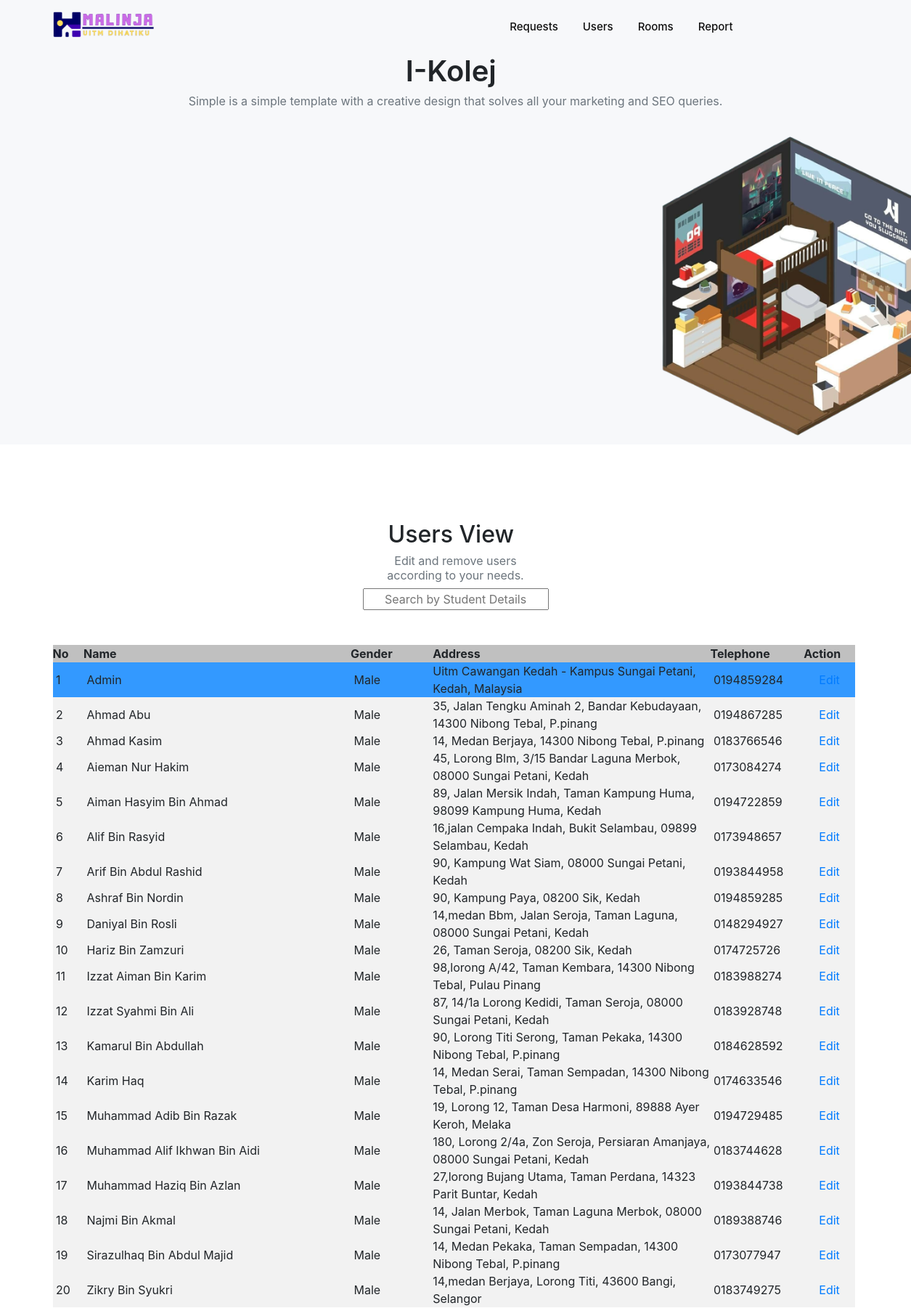
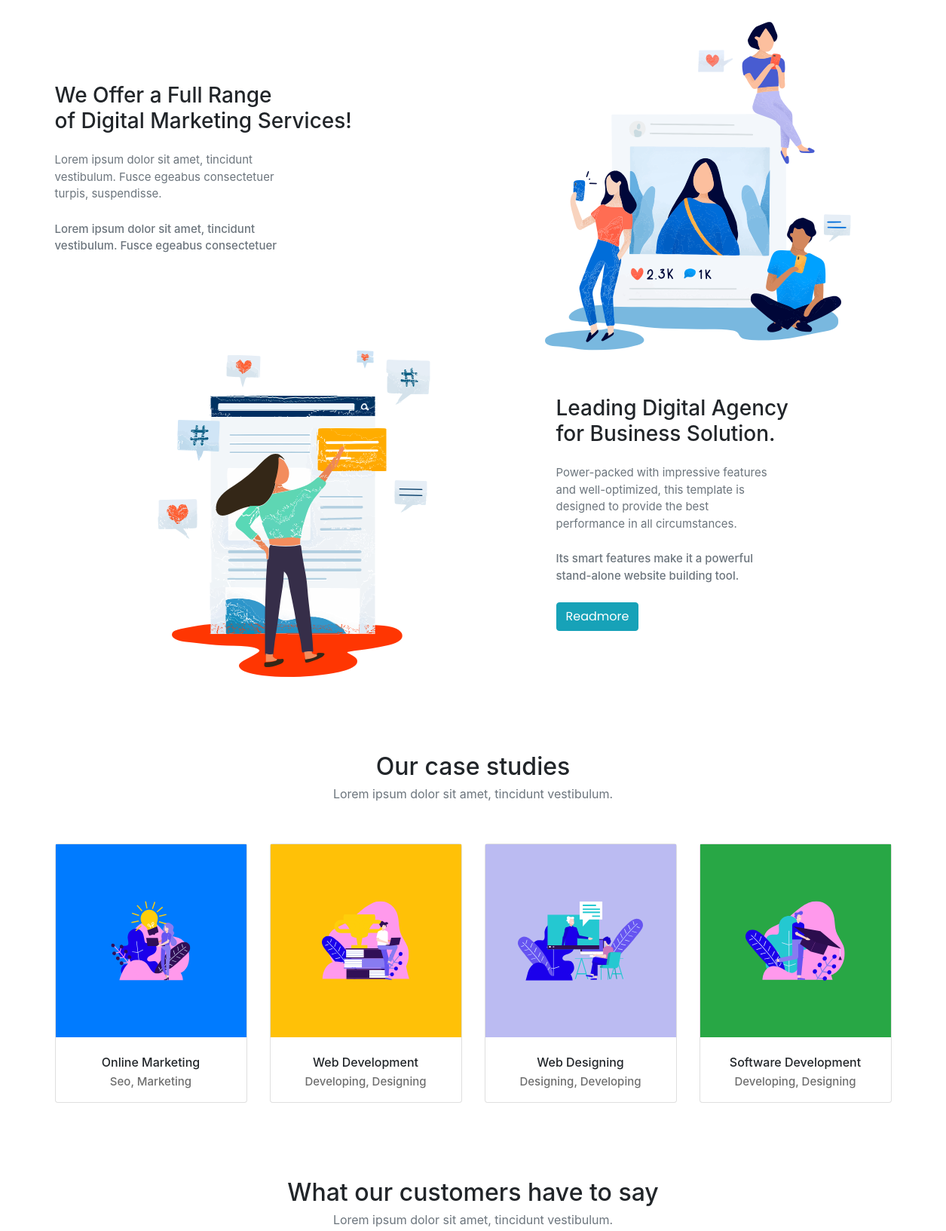
/admin/admin/index_copy.php (signed in, upper part), run on the app's committed database (2 pictures, top to bottom).
### tables this page shows
CREATE TABLE `user` (
  `user_id` int(11) NOT NULL,
  `username` varchar(255) NOT NULL,
  `password` varchar(255) NOT NULL,
  `name` varchar(255) NOT NULL,
  `gender` char(1) NOT NULL,
  `address` varchar(255) NOT NULL,
  `telephone` varchar(11) NOT NULL,
  `email` varchar(255) NOT NULL,
  `dependant_ic` bigint(13) NOT NULL,
  `level_id` int(1) NOT NULL DEFAULT 2
);

### admin/admin/index_copy.php (the view, shortened to what this page needs)
<!DOCTYPE html>
<html lang="en">
<head>
  <link rel="stylesheet" href="vendors/owl-carousel/css/owl.carousel.min.css">
  <link rel="stylesheet" href="vendors/owl-carousel/css/owl.theme.default.css">
  <link rel="stylesheet" href="vendors/mdi/css/materialdesignicons.min.css">
  <link rel="stylesheet" href="vendors/aos/css/aos.css">
  <link rel="stylesheet" href="css/style.min.css">
<link rel='stylesheet' href='https://cdnjs.cloudflare.com/ajax/libs/twitter-bootstrap/4.1.3/css/bootstrap.min.css'>
<link rel='stylesheet' href='https://cdnjs.cloudflare.com/ajax/libs/font-awesome/5.12.1/css/all.min.css'>
</head>
<body id="body" data-spy="scroll" data-target=".navbar" data-offset="100">
  <header id="header-section">
    <nav class="navbar navbar-expand-lg pl-3 pl-sm-0" id="navbar">
    <div class="container">
      <div class="navbar-brand-wrapper d-flex w-100">
        <img src="images/logohoriz.png" alt="" style="width:150px;">
      </div>
      <div class="collapse navbar-collapse navbar-menu-wrapper" id="navbarSupportedContent">
        <ul class="navbar-nav align-items-lg-center align-items-start ml-auto">
          <li class="nav-item">
            <a class="nav-link" href="index.php">Requests <span class="sr-only">(current)</span></a>
          </li>
          <li class="nav-item">
            <a class="nav-link" href="users.php">Users</a>
          </li>
          <li class="nav-item">
            <a class="nav-link" href="#digital-marketing-section">Rooms</a>
          </li>
          <li class="nav-item">
            <a class="nav-link" href="#feedback-section">Report</a>
          </li>
        </ul>
      </div>
    </div>
    </nav>
  </header>
  <div class="banner" >
    <div class="container">
    <div class="col-12 col-lg-7 grid-margin grid-margin-lg-0" data-aos="fade-right" style="margin-left:225px;">
      <h1 class="font-weight-semibold">I-Kolej</h1>
</div>
      <h6 class="font-weight-normal text-muted pb-3">Simple is a simple template with a creative design that solves all your marketing and SEO queries.</h6>
      <div class="col-12 col-lg-5 p-0 img-digital grid-margin grid-margin-lg-0" data-aos="fade-left">
      <img src="images/image.png" alt="" class="img-fluid" style="width:400px; margin-left:800px;">
</div>
    </div>
  </div>
  <div class="content-wrapper">
    <div class="container">
      <section class="features-overview" id="features-section" >
        <div class="content-header">
        <div class="col-12 col-lg-7 grid-margin grid-margin-lg-0" data-aos="fade-right" style="margin-left:225px;">
          <h2>Users View</h2>
</div>
          <h6 class="section-subtitle text-muted">Edit and remove users<br>according to your needs.</h6>
          <input type="text" name="search_text"id="search_text"  style="text-align:center"placeholder="Search by Student Details" />
        </div>
        <div class="d-md-flex justify-content-between">
          <?php
          include('../php/dbconn.php');
          ?>
          <?php
		      $query = "SELECT * FROM user ORDER BY level_id,name";
		      $result = mysqli_query($dbconn, $query) or die ("Error: " . mysqli_error($dbconn));
		      $numrow = mysqli_num_rows($result);
	        ?>
          <tr align="left" bgcolor="#f2f2f2">
            <td>
            <table width="100%" align="left" cellpadding="0" cellspacing="0" style="-moz-border-radius:50px;border-collapse: collapse;">
              <tr align="left" bgcolor="#C0C0C0">
                <th width="3%">No</td>
                <th width="26%">Name</td>
                <th width="8%">Gender</td>
                <th width="27%">Address</td>
                <th width="9%">Telephone</td>
                <th align="center">Action</td>
          </tr>
          <?php
	  for ($a=0; $a<$numrow; $a++) {
		$row = mysqli_fetch_array($result);
		if($row['level_id']==1){
			echo "<tr bgcolor='3399FF'>"
	  ?>
        <td>&nbsp;<?php echo $a+1; ?></td>
        <td>&nbsp;<?php echo ucwords (strtolower($row['name'])); ?></td>
        <td>&nbsp;<?php if ($row['gender']==1){ echo 'Male'; }else{ echo 'Female'; } ?></td>
        <td><?php echo ucwords (strtolower($row['address'])); ?></td>
        <td>&nbsp;<?php echo $row['telephone']; ?></td>
        <td width="5%" align="center"><a class="one" href="update_admin.php?user_id=<?php echo $row['user_id'];?>">Edit</a></td>
       </tr>
      <?php
       $color="2";}
	   else{
	   echo "<tr bgcolor='#F2F2F2'>"
	  ?>
        <td>&nbsp;<?php echo $a+1; ?></td>
        <td>&nbsp;<?php echo ucwords (strtolower($row['name'])); ?></td>
        <td>&nbsp;<?php if ($row['gender']==1){ echo 'Male'; }else{ echo 'Female'; } ?></td>
        <td><?php echo ucwords (strtolower($row['address'])); ?></td>
        <td>&nbsp;<?php echo $row['telephone']; ?></td>
        <td width="5%" align="center"><a class="one" href="update_user.php?user_id=<?php echo $row['user_id'];?>">Edit</a></td>
      </tr>
	   <?php
	   }
	  }
	  ?>
  <br>
        </div>
      </section>
      <section class="digital-marketing-service" id="digital-marketing-section">
        <div class="row align-items-center">
          <div class="col-12 col-lg-7 grid-margin grid-margin-lg-0" data-aos="fade-right">
            <h3 class="m-0">We Offer a Full Range<br>of Digital Marketing Services!</h3>
            <div class="col-lg-7 col-xl-6 p-0">
              <p class="py-4 m-0 text-muted">Lorem ipsum dolor sit amet, tincidunt vestibulum. Fusce egeabus consectetuer turpis, suspendisse.</p>
              <p class="font-weight-medium text-muted">Lorem ipsum dolor sit amet, tincidunt vestibulum. Fusce egeabus consectetuer</p>
            </div>
          </div>
          <div class="col-12 col-lg-5 p-0 img-digital grid-margin grid-margin-lg-0" data-aos="fade-left">
            <img src="images/Group1.png" alt="" class="img-fluid" style="margin-top:30px;">
          </div>
        </div>
        <div class="row align-items-center">
          <div class="col-12 col-lg-7 text-center flex-item grid-margin" data-aos="fade-right">
            <img src="images/Group2.png" alt="" class="img-fluid">
          </div>
          <div class="col-12 col-lg-5 flex-item grid-margin" data-aos="fade-left">
            <h3 class="m-0">Leading Digital Agency<br>for  Business Solution.</h3>
            <div class="col-lg-9 col-xl-8 p-0">
              <p class="py-4 m-0 text-muted">Power-packed with impressive features and well-optimized, this template is designed to provide the best performance in all circumstances.</p>
              <p class="pb-2 font-weight-medium text-muted">Its smart features make it a powerful stand-alone website building tool.</p>
            </div>
            <button class="btn btn-info">Readmore</button>
          </div>
        </div>
      </section>
      <section class="case-studies" id="case-studies-section">
        <div class="row grid-margin">
          <div class="col-12 text-center pb-5">
            <h2>Our case studies</h2>
            <h6 class="section-subtitle text-muted">Lorem ipsum dolor sit amet, tincidunt vestibulum.</h6>
          </div>
          <div class="col-12 col-md-6 col-lg-3 stretch-card mb-3 mb-lg-0" data-aos="zoom-in">
            <div class="card color-cards">
              <div class="card-body p-0">
                <div class="bg-primary text-center card-contents">
                  <div class="card-image">
                    <img src="images/Group95.svg" class="case-studies-card-img" alt="">
                  </div>
                </div>
                <div class="card-details text-center pt-4">
                    <h6 class="m-0 pb-1">Online Marketing</h6>
                    <p>Seo, Marketing</p>
                </div>
              </div>
            </div>
          </div>
          <div class="col-12 col-md-6 col-lg-3 stretch-card mb-3 mb-lg-0" data-aos="zoom-in" data-aos-delay="200">
            <div class="card color-cards">
              <div class="card-body p-0">
                <div class="bg-warning text-center card-contents">
                  <div class="card-image">
                      <img src="images/Group108.svg" class="case-studies-card-img" alt="">
                  </div>
                </div>
                <div class="card-details text-center pt-4">
                    <h6 class="m-0 pb-1">Web Development</h6>
                    <p>Developing, Designing</p>
                </div>
              </div>
            </div>
          </div>
          <div class="col-12 col-md-6 col-lg-3 stretch-card mb-3 mb-lg-0" data-aos="zoom-in" data-aos-delay="400">
            <div class="card color-cards">
              <div class="card-body p-0">
                <div class="bg-violet text-center card-contents">
                  <div class="card-image">
                      <img src="images/Group126.svg" class="case-studies-card-img" alt="">
                  </div>
                </div>
                <div class="card-details text-center pt-4">
                    <h6 class="m-0 pb-1">Web Designing</h6>
                    <p>Designing, Developing</p>
                </div>
              </div>
            </div>
          </div>
          <div class="col-12 col-md-6 col-lg-3 stretch-card" data-aos="zoom-in" data-aos-delay="600">
            <div class="card color-cards">
              <div class="card-body p-0">
                <div class="bg-success text-center card-contents">
                  <div class="card-image">
                      <img src="images/Group115.svg" class="case-studies-card-img" alt="">
                  </div>
                </div>
                <div class="card-details text-center pt-4">
                    <h6 class="m-0 pb-1">Software Development</h6>
                    <p>Developing, Designing</p>
                </div>
              </div>
            </div>
          </div>
        </div>
      </section>
      <section class="customer-feedback" id="feedback-section">
        <div class="row">
          <div class="col-12 text-center pb-5">
            <h2>What our customers have to say</h2>
            <h6 class="section-subtitle text-muted m-0">Lorem ipsum dolor sit amet, tincidunt vestibulum.</h6>
          </div>
        </div>
      </section>
    </div>
  </div>
</body>
</html>

### data on the page
user: name "Admin", gender "Male", address "Uitm Cawangan Kedah - Kampus Sungai Petani, Kedah, Malaysia", telephone "0194859284"
user: name "Ahmad Abu", gender "Male", address "35, Jalan Tengku Aminah 2, Bandar Kebudayaan, 14300 Nibong Tebal, P.pinang", telephone "0194867285"
user: name "Ahmad Kasim", gender "Male", address "14, Medan Berjaya, 14300 Nibong Tebal, P.pinang", telephone "0183766546"
user: name "Aieman Nur Hakim", gender "Male", address "45, Lorong Blm, 3/15 Bandar Laguna Merbok, 08000 Sungai Petani, Kedah", telephone "0173084274"
user: name "Aiman Hasyim Bin Ahmad", gender "Male", address "89, Jalan Mersik Indah, Taman Kampung Huma, 98099 Kampung Huma, Kedah", telephone "0194722859"
user: name "Alif Bin Rasyid", gender "Male", address "16,jalan Cempaka Indah, Bukit Selambau, 09899 Selambau, Kedah", telephone "0173948657"
user: name "Arif Bin Abdul Rashid", gender "Male", address "90, Kampung Wat Siam, 08000 Sungai Petani, Kedah", telephone "0193844958"
user: name "Ashraf Bin Nordin", gender "Male", address "90, Kampung Paya, 08200 Sik, Kedah", telephone "0194859285"
user: name "Daniyal Bin Rosli", gender "Male", address "14,medan Bbm, Jalan Seroja, Taman Laguna, 08000 Sungai Petani, Kedah", telephone "0148294927"
user: name "Hariz Bin Zamzuri", gender "Male", address "26, Taman Seroja, 08200 Sik, Kedah", telephone "0174725726"
user: name "Izzat Aiman Bin Karim", gender "Male", address "98,lorong A/42, Taman Kembara, 14300 Nibong Tebal, Pulau Pinang", telephone "0183988274"
user: name "Izzat Syahmi Bin Ali", gender "Male", address "87, 14/1a Lorong Kedidi, Taman Seroja, 08000 Sungai Petani, Kedah", telephone "0183928748"
user: name "Kamarul Bin Abdullah", gender "Male", address "90, Lorong Titi Serong, Taman Pekaka, 14300 Nibong Tebal, P.pinang", telephone "0184628592"
user: name "Karim Haq", gender "Male", address "14, Medan Serai, Taman Sempadan, 14300 Nibong Tebal, P.pinang", telephone "0174633546"
user: name "Muhammad Adib Bin Razak", gender "Male", address "19, Lorong 12, Taman Desa Harmoni, 89888 Ayer Keroh, Melaka", telephone "0194729485"
user: name "Muhammad Alif Ikhwan Bin Aidi", gender "Male", address "180, Lorong 2/4a, Zon Seroja, Persiaran Amanjaya, 08000 Sungai Petani, Kedah", telephone "0183744628"
user: name "Muhammad Haziq Bin Azlan", gender "Male", address "27,lorong Bujang Utama, Taman Perdana, 14323 Parit Buntar, Kedah", telephone "0193844738"
user: name "Najmi Bin Akmal", gender "Male", address "14, Jalan Merbok, Taman Laguna Merbok, 08000 Sungai Petani, Kedah", telephone "0189388746"
user: name "Sirazulhaq Bin Abdul Majid", gender "Male", address "14, Medan Pekaka, Taman Sempadan, 14300 Nibong Tebal, P.pinang", telephone "0173077947"
user: name "Zikry Bin Syukri", gender "Male", address "14,medan Berjaya, Lorong Titi, 43600 Bangi, Selangor", telephone "0183749275"
